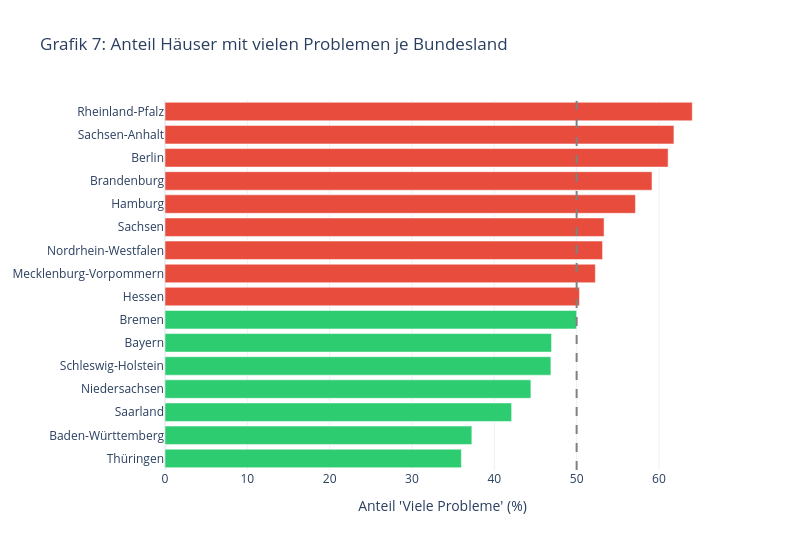

Notebook code for this chart:
### Markdown cell above
### Grafik 7 — Anteil Häuser mit vielen Problemen je Bundesland
Horizontales Balkendiagramm, nach Anteil sortiert. Balken rot wenn Anteil > 50 %, grün sonst. Zeigt regionale Unterschiede — kleine Bundesländer (wenige Häuser) müssen wegen hoher Schwankungsbreite vorsichtig interpretiert werden.

**Warum 50 % als Grenze, nicht 5,88 %?** `hat_viele_Probleme` entsteht durch einen Median-Split von `auffaellig_quote` bei 5,88 % — aber dieser Schwellenwert gilt nur für die Quote *innerhalb* eines Hauses. Das daraus resultierende 0/1-Flag hat automatisch einen Mittelwert von ~50 % über alle Häuser (49,7 %), und genau diesen Flag-Mittelwert zeigt Grafik 7 je Bundesland — deshalb 50 %, nicht 5,88 %.

### Code cell
# ── Grafik 7: Bundesland (interaktiv, mit Hover) ─────────────────
bl_pct = (
    df.groupby("SO.Bundesland")["hat_viele_Probleme"]
    .agg(["mean", "count"])
    .rename(columns={"mean": "quote", "count": "n"})
    .sort_values("quote", ascending=True)
)

colors = ["#e74c3c" if q > 0.5 else "#2ecc71" for q in bl_pct["quote"]]
hover_bl = [
    f"{land}<br>{q:.1%} viele Probleme<br>n={n:.0f} Häuser"
    for land, q, n in zip(bl_pct.index, bl_pct["quote"], bl_pct["n"])
]

fig = go.Figure(go.Bar(
    x=bl_pct["quote"] * 100, y=bl_pct.index, orientation="h",
    marker_color=colors,
    hovertext=hover_bl, hoverinfo="text",
))
fig.add_vline(x=50, line_dash="dash", line_color="gray")
fig.update_layout(
    title="Grafik 7: Anteil Häuser mit vielen Problemen je Bundesland",
    xaxis_title="Anteil 'Viele Probleme' (%)",
    template="plotly_white",
    width=800, height=550,
)
fig.show()

top = bl_pct.iloc[-1]
low = bl_pct.iloc[0]
print(f"\n📌 Befund: Höchster Anteil: {top.name} ({top['quote']:.1%}), "
      f"niedrigster: {low.name} ({low['quote']:.1%}). "
      f"Regionale Unterschiede sichtbar? Achtung: kleine n beachten. Zum Ablesen genauer Werte: Maus über die Balken bewegen.")

### Figure 1 — Plotly figure (JSON) as saved in the notebook; plotly's stock layout.template omitted (floating-point values rounded to 4 significant figures)
{"data": [{"hoverinfo": "text", "hovertext": ["Thüringen<br>36.0% viele Probleme<br>n=50 Häuser", "Baden-Württemberg<br>37.3% viele Probleme<br>n=220 Häuser", "Saarland<br>42.1% viele Probleme<br>n=19 Häuser", "Niedersachsen<br>44.4% viele Probleme<br>n=144 Häuser", "Schleswig-Holstein<br>46.9% viele Probleme<br>n=64 Häuser", "Bayern<br>47.0% viele Probleme<br>n=328 Häuser", "Bremen<br>50.0% viele Probleme<br>n=14 Häuser", "Hessen<br>50.3% viele Probleme<br>n=147 Häuser", "Mecklenburg-Vorpommern<br>52.3% viele Probleme<br>n=44 Häuser", "Nordrhein-Westfalen<br>53.1% viele Probleme<br>n=397 Häuser", "Sachsen<br>53.3% viele Probleme<br>n=90 Häuser", "Hamburg<br>57.1% viele Probleme<br>n=35 Häuser", "Brandenburg<br>59.2% viele Probleme<br>n=71 Häuser", "Berlin<br>61.1% viele Probleme<br>n=54 Häuser", "Sachsen-Anhalt<br>61.8% viele Probleme<br>n=55 Häuser", "Rheinland-Pfalz<br>64.0% viele Probleme<br>n=89 Häuser"], "marker": {"color": ["#2ecc71", "#2ecc71", "#2ecc71", "#2ecc71", "#2ecc71", "#2ecc71", "#2ecc71", "#e74c3c", "#e74c3c", "#e74c3c", "#e74c3c", "#e74c3c", "#e74c3c", "#e74c3c", "#e74c3c", "#e74c3c"]}, "orientation": "h", "type": "bar", "x": [36.0, 37.27, 42.11, 44.44, 46.88, 46.95, 50.0, 50.34, 52.27, 53.15, 53.33, 57.14, 59.15, 61.11, 61.82, 64.04], "y": ["Thüringen", "Baden-Württemberg", "Saarland", "Niedersachsen", "Schleswig-Holstein", "Bayern", "Bremen", "Hessen", "Mecklenburg-Vorpommern", "Nordrhein-Westfalen", "Sachsen", "Hamburg", "Brandenburg", "Berlin", "Sachsen-Anhalt", "Rheinland-Pfalz"]}], "layout": {"height": 550, "shapes": [{"line": {"color": "gray", "dash": "dash"}, "type": "line", "x0": 50, "x1": 50, "xref": "x", "y0": 0, "y1": 1, "yref": "y domain"}], "title": {"text": "Grafik 7: Anteil Häuser mit vielen Problemen je Bundesland"}, "width": 800, "xaxis": {"title": {"text": "Anteil 'Viele Probleme' (%)"}}}}
